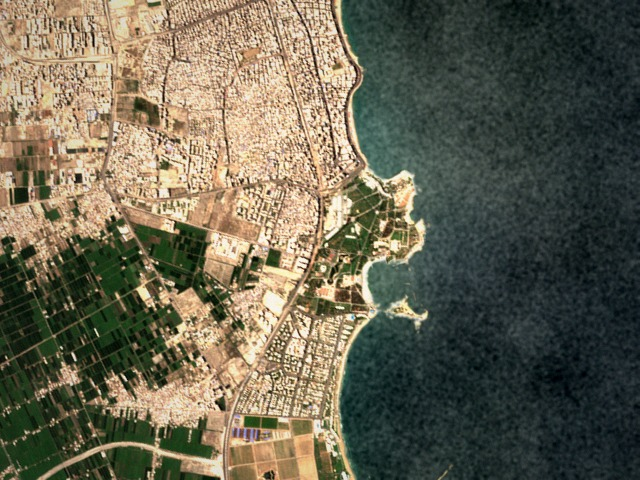
#> input picture alexandria_flights/corniche/frames/0000.jpg, 640 x 480 px
$ python -i features.py   (imports and definitions only)   (older library calls are emulated)
#> lines starting #> are read from the running program, lines starting #| are printed output that depends on the picture
#> further down, picture is the input picture: shape (480, 640, 3); mean B, G, R 81.3, 99.7, 103.3
"""Part 1: Harris corners (Q1.1), patch descriptors and matching (Q1.2).

You fill in the blocks marked TODO. Everything else already runs.
Check your work with:  python check.py 1.1   and   python check.py 1.2
"""
import numpy as np, cv2


# ===================================================================== Q1.1 Harris corners
def harris_response(img, sd=1.0, si=2.0, k=0.05):
    """Harris corner response of every pixel.

    Args:
        img: (H, W) image.
        sd: sigma of the derivative-of-Gaussian filters.
        si: sigma of the Gaussian window that sums Ix^2, Iy^2 and IxIy.
        k: the Harris constant, between 0.04 and 0.06.

    Returns:
        (H, W) float32 array R = det(M) - k * trace(M)^2.
    """
#> called with sd = 1, si = 2, k = 0.05
    img = img.astype(np.float32)
    # ---------------------------------------------------------------- TODO 1.1a ----
    # 1. Ix, Iy: blur with a Gaussian of sigma sd, then differentiate (cv2.GaussianBlur, cv2.Sobel).
    # 2. The entries of M: Ix*Ix, Iy*Iy and Ix*Iy, each blurred with a Gaussian of sigma si.
    # 3. R = det(M) - k * trace(M)^2, for every pixel at once.
    #raise NotImplementedError('TODO 1.1a in features.py, harris_response(): compute R')

    blurred = cv2.GaussianBlur(img, (0, 0), sd)
    Ix = cv2.Sobel(blurred, cv2.CV_32F, 1, 0, ksize=3)
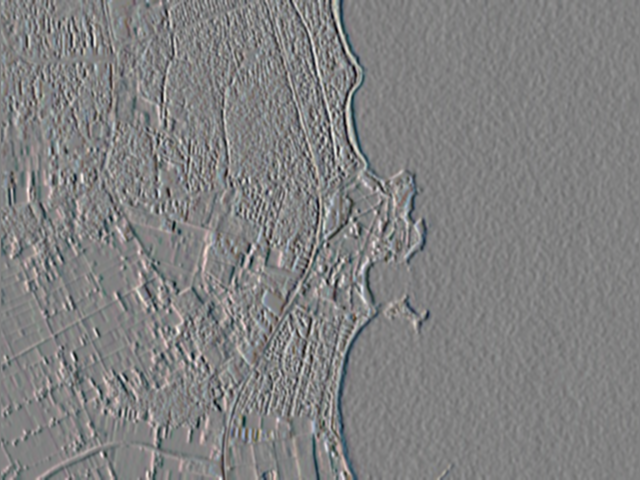
#> Ix: shape (480, 640, 3) float32; mean B, G, R -0.5, -0.8, -1.1; drawn with min black and max white
    Iy = cv2.Sobel(blurred, cv2.CV_32F, 0, 1, ksize=3)
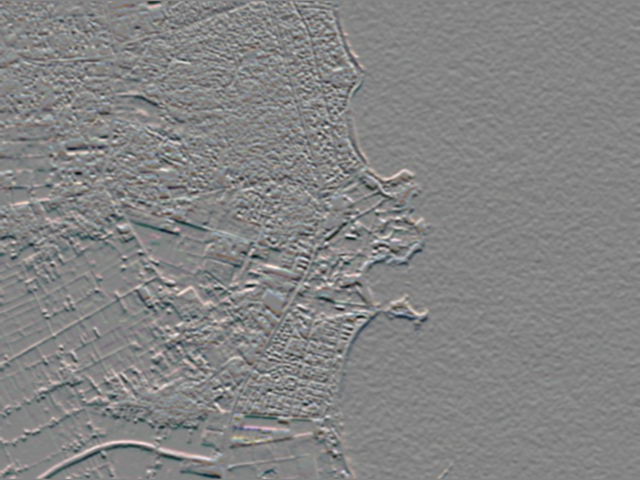
#> Iy: shape (480, 640, 3) float32; mean B, G, R -0.5, -0.5, -0.7; drawn with min black and max white

    Sxx = cv2.GaussianBlur(Ix * Ix, (0, 0), si)
    Syy = cv2.GaussianBlur(Iy * Iy, (0, 0), si)
    Sxy = cv2.GaussianBlur(Ix * Iy, (0, 0), si)
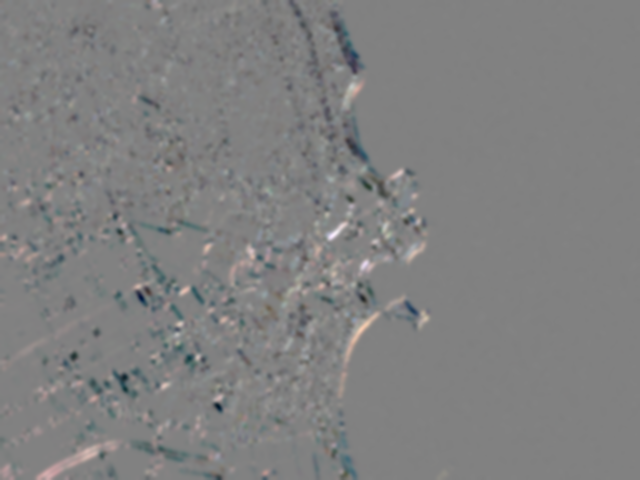
#> Sxy: shape (480, 640, 3) float32; mean B, G, R -249.5, -297.2, -359.3; drawn with min black and max white

    det = Sxx * Syy - Sxy * Sxy
    trace = Sxx + Syy
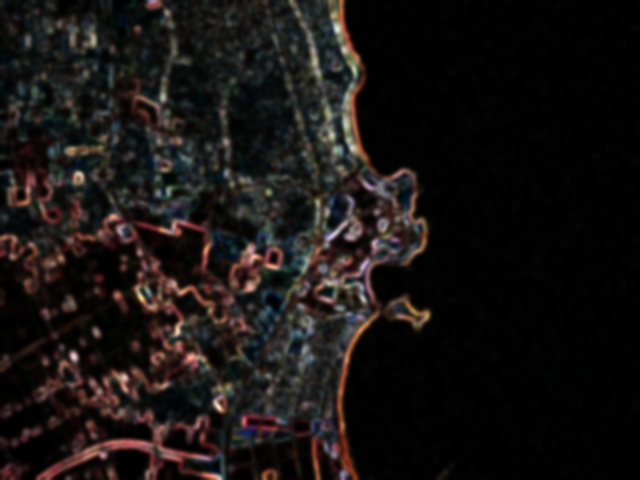
#> trace: shape (480, 640, 3) float32; mean B, G, R 8973.5, 9605.8, 11367.4; drawn with min black and max white
    R = det - k * trace * trace
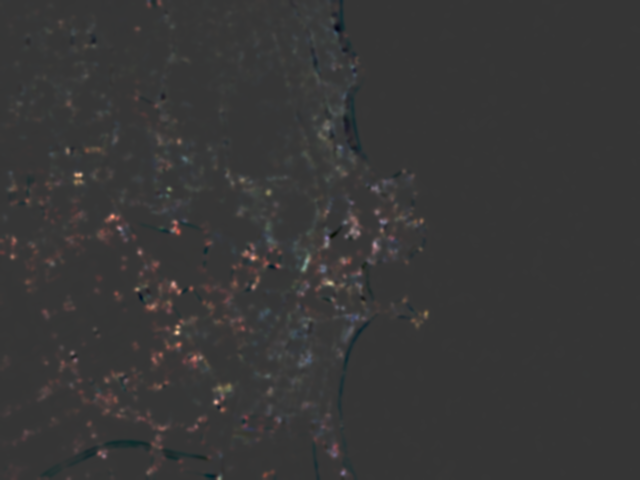
#> R: shape (480, 640, 3) float32; mean B, G, R 19664274, 20830888, 26370658; drawn with min black and max white
    return R.astype(np.float32)
    # ---------------------------------------------------------------- end TODO -----


def detect(img, total=1000, grid=(6, 8), rel_thresh=1e-3):
    """Harris corners spread over the whole frame.

    Args:
        img: (H, W) image.
        total: about how many corners to keep.
        grid: (rows, columns) of the grid the corners are spread over.
        rel_thresh: keep only maxima with R above rel_thresh * max(R).

    Returns:
        (N, 2) corner positions (x, y).
    """
    R = harris_response(img)
    # ---------------------------------------------------------------- TODO 1.1b ----
    # Find the candidate corners: pixels whose R is the largest in their 3 x 3 neighborhood (cv2.dilate helps)
    # and above rel_thresh * R.max(). Set xs, ys (their columns and rows) and scores (their R).
    #raise NotImplementedError('TODO 1.1b in features.py, detect(): find the local maxima of R')
    local_max = cv2.dilate(R, np.ones((3, 3), np.uint8))
    is_max = (R == local_max)
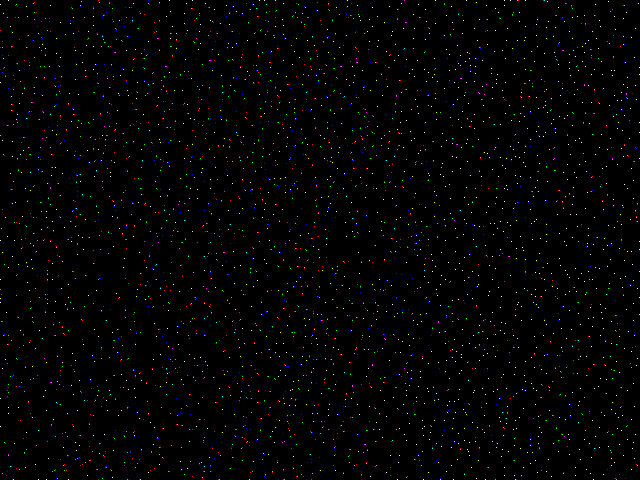
#> is_max: shape (480, 640, 3) bool; mean B, G, R 0.00883, 0.00897, 0.00879

    is_strong = R > rel_thresh * R.max()
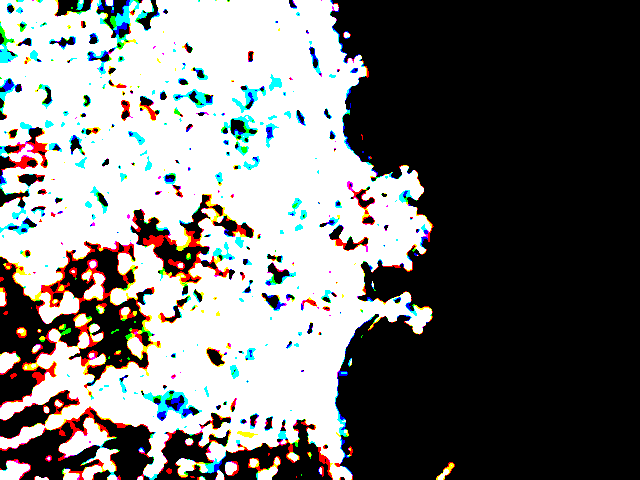
#> is_strong: shape (480, 640, 3) bool; mean B, G, R 0.446, 0.452, 0.451

#> (the run stopped early here; a loop or call above may not have finished)

$ run again, on alexandria_flights/corniche/frames/0002.jpg
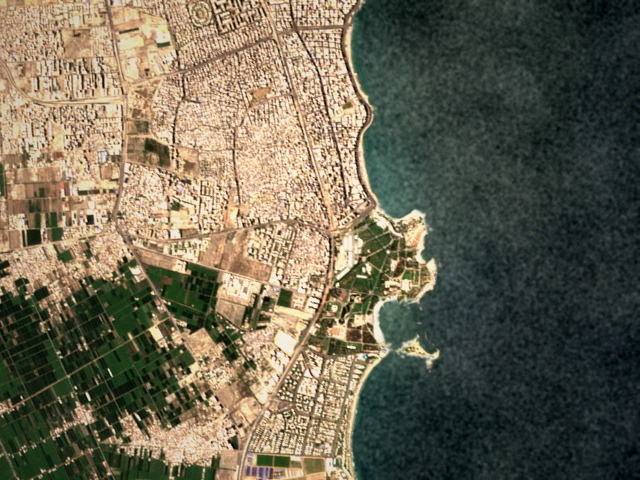
#> input picture alexandria_flights/corniche/frames/0002.jpg, 640 x 480 px
#> picture is the input picture: shape (480, 640, 3); mean B, G, R 82.6, 101.6, 107.3
#> in detect, `is_max = (R == local_max)`:
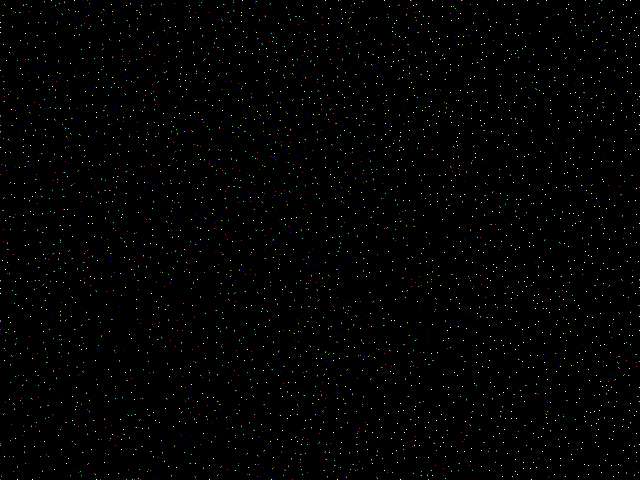
#> is_max: shape (480, 640, 3) bool; mean B, G, R 0.0089, 0.00902, 0.00883
#> in detect, `is_strong = R > rel_thresh * R.max()`:
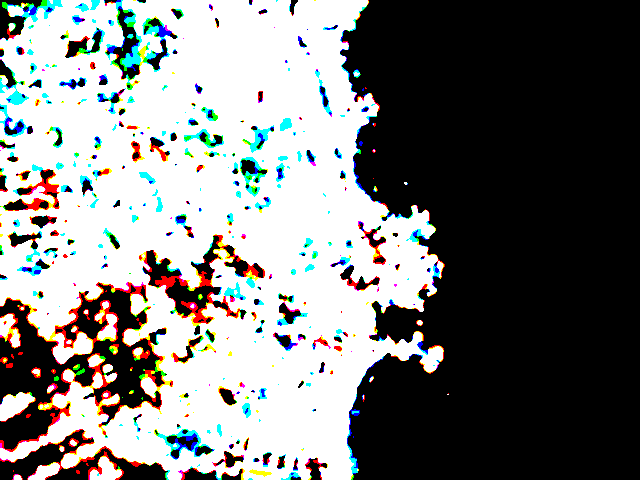
#> is_strong: shape (480, 640, 3) bool; mean B, G, R 0.478, 0.484, 0.479

$ run again, on alexandria_flights/corniche/frames/0003.jpg
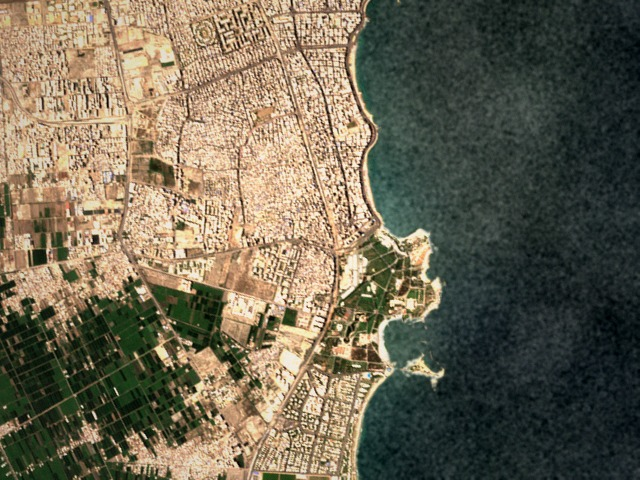
#> input picture alexandria_flights/corniche/frames/0003.jpg, 640 x 480 px
#> picture is the input picture: shape (480, 640, 3); mean B, G, R 83.3, 102.7, 109.8
#> in detect, `is_max = (R == local_max)`:
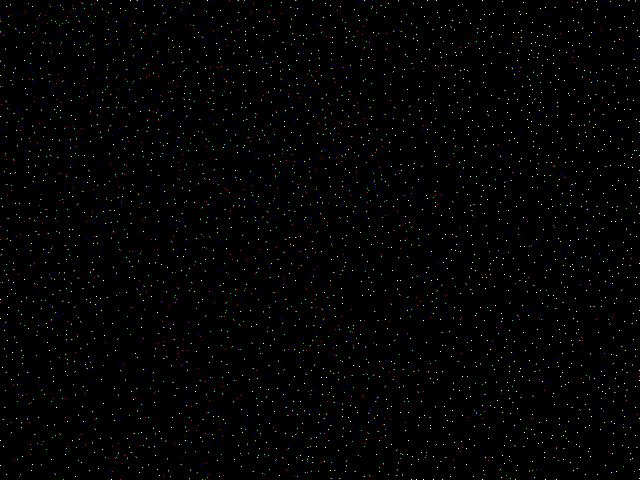
#> is_max: shape (480, 640, 3) bool; mean B, G, R 0.00882, 0.00888, 0.00871
#> in detect, `is_strong = R > rel_thresh * R.max()`:
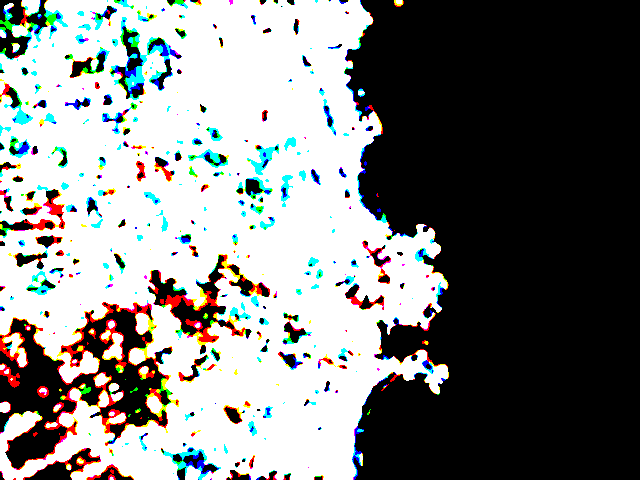
#> is_strong: shape (480, 640, 3) bool; mean B, G, R 0.494, 0.5, 0.494
